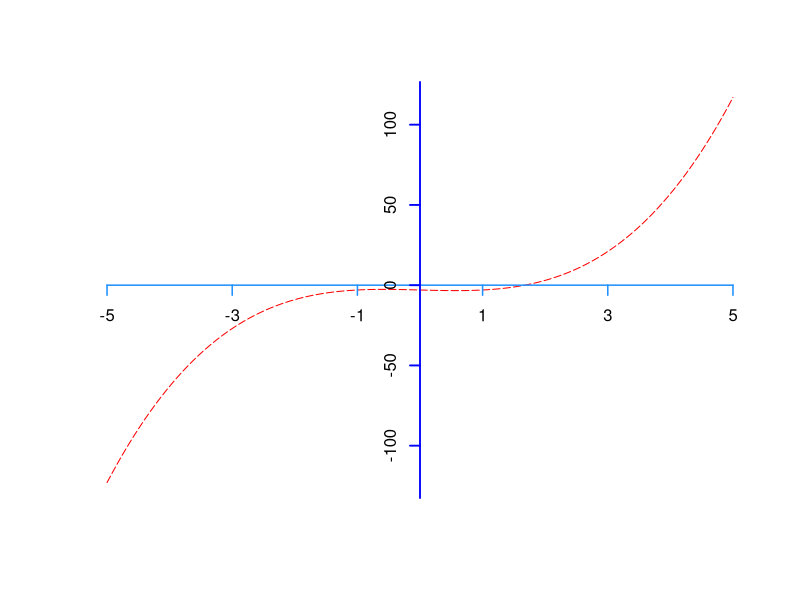

This figure's R source:
## ---- chunk 1
bisection=function(ftn, x.l,x.r,tol=0.0001){
  # check inputs
 if (x.l >= x.r) {
 cat("error: left point is greater than the right point \n")
 return(NULL)
 }
  f.l=ftn(x.l)
  f.r=ftn(x.r)
  if(f.l==0){
    return(x.l)
  }else if(f.r==0){
    return(x.r)
  }else if (f.l * f.r > 0) {
 cat("error: two points you have entered are on the same side of the root. \n")
 return(NULL)
  }
   # Refine the left and right points successively
 iter = 0
 while((x.r-x.l)>tol){
   x.m=(x.l+x.r)/2
   f.m=ftn(x.m)
   if(f.m==0){
     return(x.m)
   }else if(f.l*f.m<0){
     x.r=x.m
     f.r=f.m
   }else{
     x.l=x.m
     f.l=f.m
   }
    iter=iter+1
 cat("At iteration", iter, "left point is", x.l,  "right point is", x.r, "\n")
 }
   # return (approximate) root
 root= (x.l + x.r)/2
 cat("One root of the function is ",root)
 return(root)
}

## ---- chunk 2
my_function=function(x){
  x^3-x-3
}
## ---- chunk 3
x=seq(-5,5,0.001)
y=my_function(x)
plot(x,y,type="l",lty=5,bty="n",col="red",xaxt="n",yaxt="n",xlab="",ylab="")
xlabel=seq(-5,5,2)
xlabel=xlabel[xlabel!=0]
ylabel=seq(-150,150,50)
axis(1,xlabel,pos=0,lwd=1.5,col="dodgerblue")
axis(2,ylabel,pos=0,lwd=1.8,col="blue")
## ---- chunk 4
bisection(my_function,1,0)
bisection(my_function,0,1)
bisection(my_function,1,2)
bisection(my_function,1,4)

